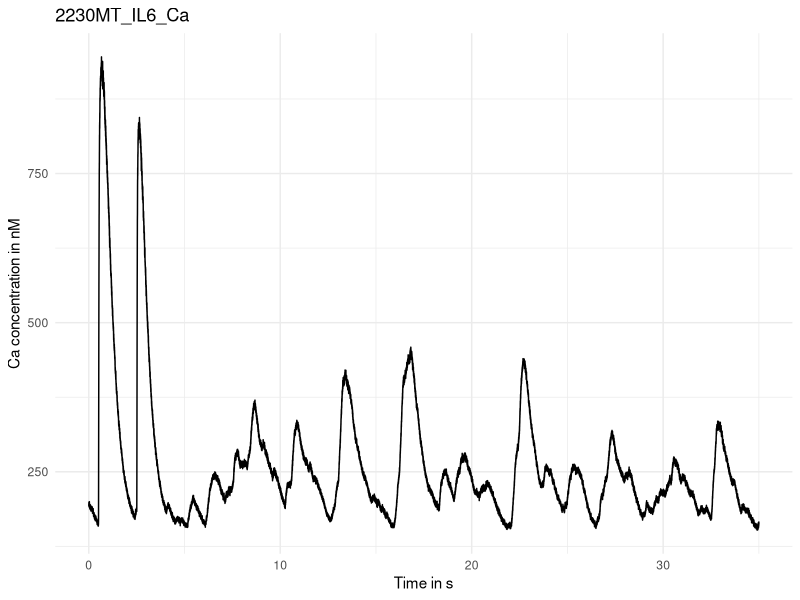
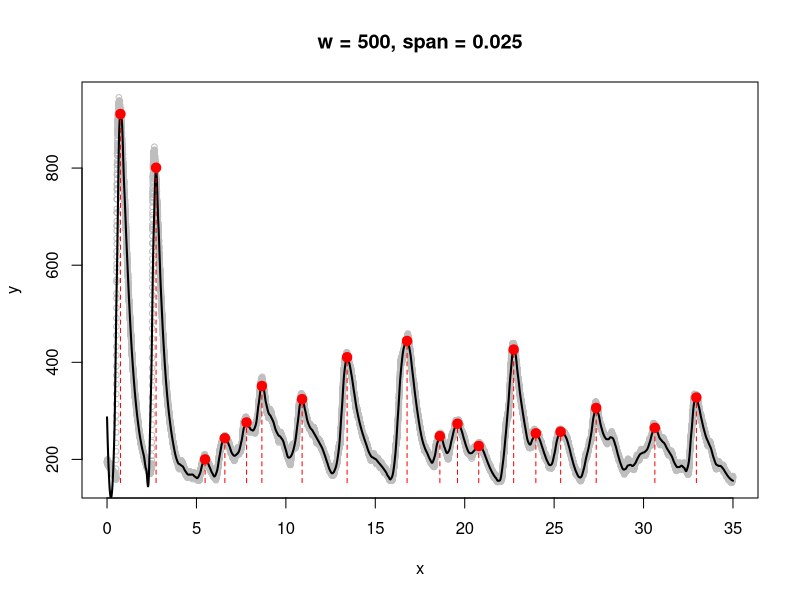
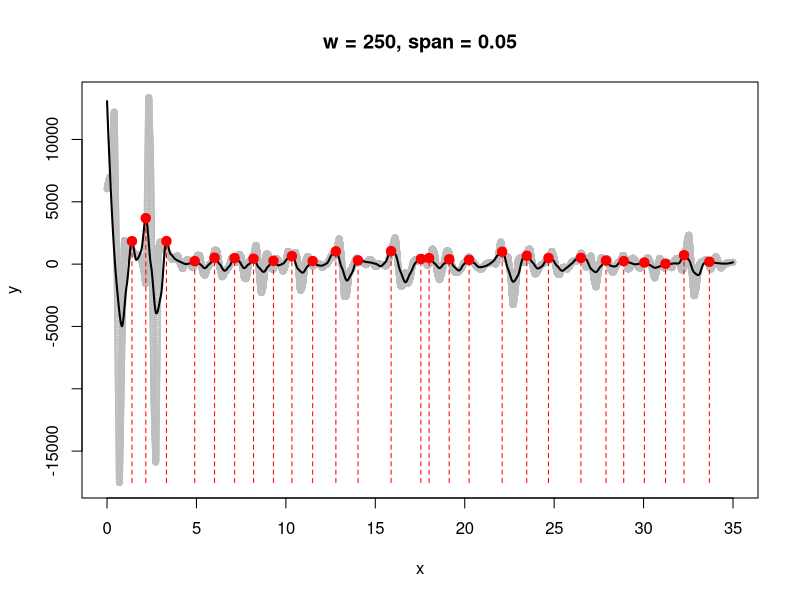
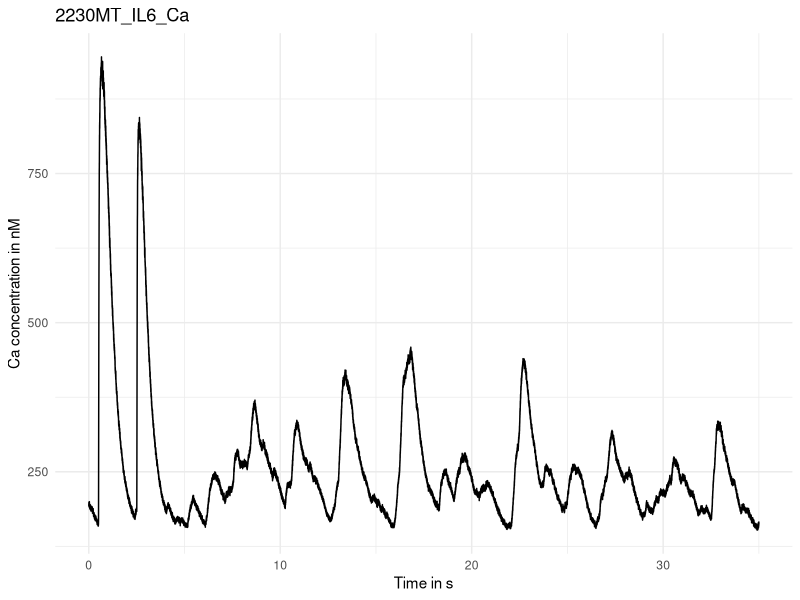
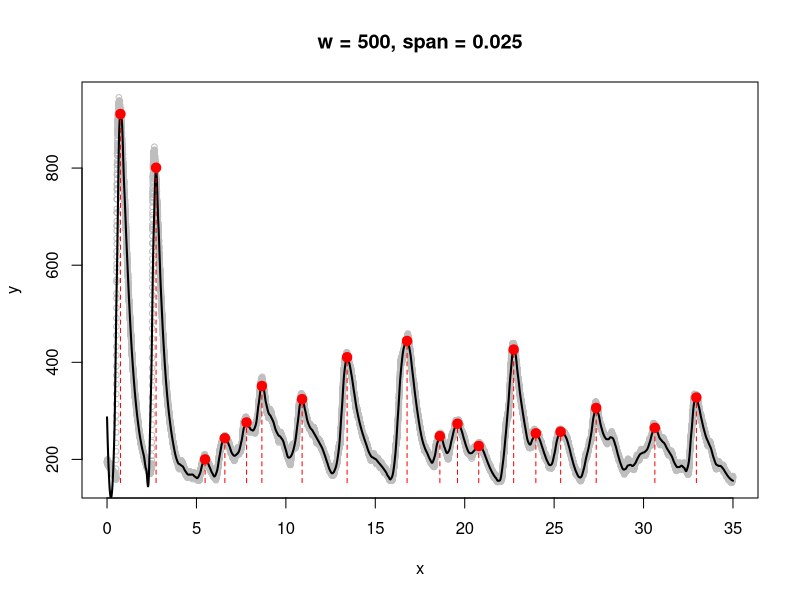
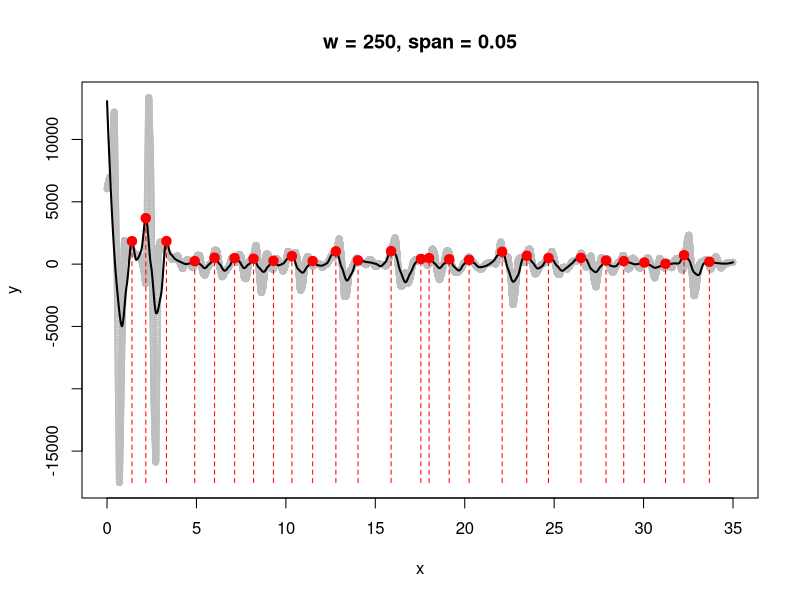
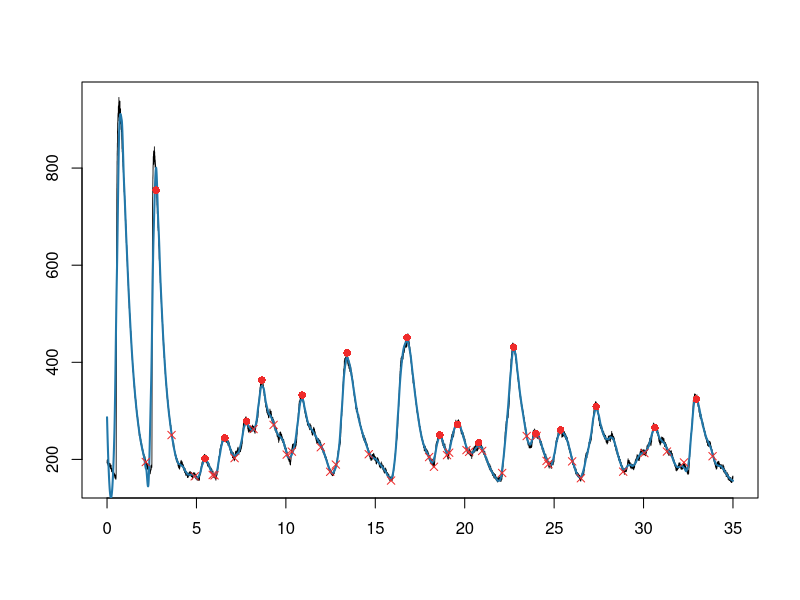
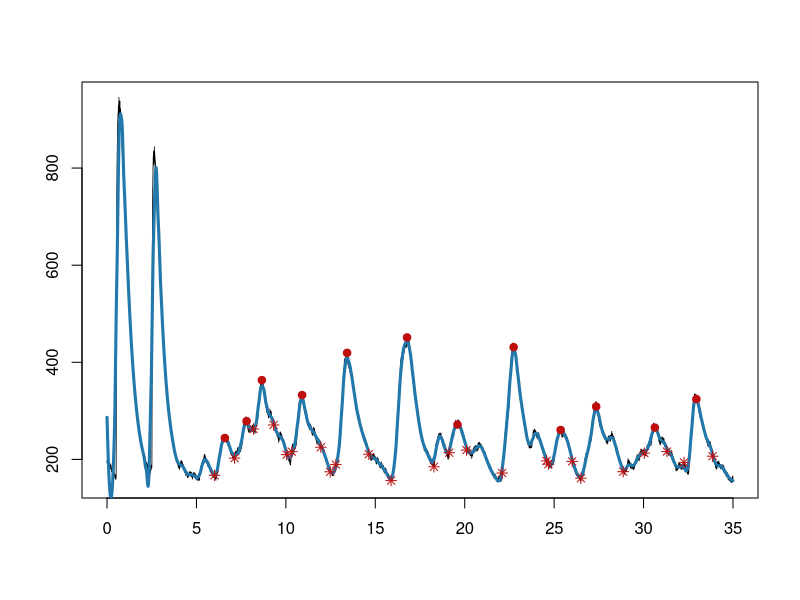

These charts were generated, in order, by the following R code:

library(ggplot2)
library(dplyr)

#load data
data = read.csv("sCaE_example.csv")
data = data[c(0:35001),]


#y = data$Trace..1..mV.
#x = data$Time.from.zero..s.
y=data[,2]
x=data[,1]
cellname="2230MT_IL6_Ca"
original_x = data[,1]
original_y = data[,2]
  
peakdet = function(x, y, w=1, ...) {
  require(zoo)
  n = length(y)
  y.smooth = loess(y ~ x, ...)$fitted
  y.max = rollapply(zoo(y.smooth), 2*w+1, max, align="center")
  delta = y.max - y.smooth[-c(1:w, n+1-1:w)]
  i.max = which(delta <= 0) + w
  list(x=x[i.max], i=i.max, y.hat=y.smooth)
}

peakdet_test = function(w, span, filename) {
  peaks = peakdet(x, y, w=w, span=span)
  
  plot(x, y, cex=0.75, col="Gray", main=paste("w = ", w, ", span = ", span, sep=""))
  lines(x, peaks$y.hat,  lwd=2)
  y.min = min(y)
  sapply(peaks$i, function(i) lines(c(x[i],x[i]), c(y.min, peaks$y.hat[i]), col="Red", lty=2))
  points(x[peaks$i], peaks$y.hat[peaks$i], col="Red", pch=19, cex=1.25)
  
  # Save plot
  png(filename, width = 8, height = 5, units = "in", res = 600)
  plot(x, y, cex=0.75, col="Gray", main=paste("w = ", w, ", span = ", span, sep=""))
  lines(x, peaks$y.hat,  lwd=2)
  y.min = min(y)
  sapply(peaks$i, function(i) lines(c(x[i],x[i]), c(y.min, peaks$y.hat[i]), col="Red", lty=2))
  points(x[peaks$i], peaks$y.hat[peaks$i], col="Red", pch=19, cex=1.25)
  dev.off()
}

p = ggplot(data = data.frame(x = x, y = y), aes(x, y)) +
  geom_line() +
  labs(
    title = cellname,             
    x = "Time in s",              
    y = "Ca concentration in nM"  
  ) +
  theme_minimal()
p
filename = paste(cellname, "_original.png", sep = "")
ggsave(filename, p, width = 6, height = 4)


#filename = paste(cellname, "_test.png", sep = "")
peakdet_test(500, 0.025, filename)
peaks = peakdet(x, y, w=500, span=0.025)



fitted = loess(y ~ x, span = 0.025)
# Get smoothed y-values
smoothed_y = fitted$fitted
# Calculate the finite differences (approximate derivative)
dx = diff(x)
dy = diff(smoothed_y)
slope = dy / dx
x2 = x[-length(x)]
y2 = slope
fitted2 = loess(y2 ~ x2, span = 0.01)
# Get smoothed y-values
smoothed_y2 = fitted2$fitted
# Calculate the finite differences (approximate derivative)
dx2 = diff(x2)
dy2 = diff(smoothed_y2)
slope2 = dy2 / dx2
x3 = x2[-length(x2)]
y3 = slope2
fitted3 = loess(y3 ~ x3, span = 0.01)
x4 = fitted3$x
y4 = fitted3$fitted
# Calculation of possible start points
x = x4
y = y4
filename = paste(cellname, "_startpoints_test.png", sep = "")
peakdet_test(250, 0.05, filename)
points = peakdet(x, y, w=250, span=0.05)
# Look for corresponding start point for each peak 
points_x <- points$x 
peaks_x <- peaks$x
# Finding next lower values
start <- numeric(length(peaks_x))

for (i in 1:length(peaks_x)) {
  lower_values <- points_x[points_x < peaks_x[i]]
  if (length(lower_values) > 0) {
    start[i] <- max(lower_values)
  } else {
    start[i] <- NA  # No lower value found
  }
}

#reset x and y
y = original_y
x = original_x



#results table
res = data.frame(Time = x, Signal = y)
colnames(res)<-c("Time","Signal")
results_peaks = res %>%
  filter(Time %in% c(peaks$x))
results_peaks$Start_x = start
results_start = res %>%
  filter(Time %in% c(start))
colnames(results_start) = c("Start_x", "Start_y")
results = merge(results_peaks, results_start, by = "Start_x", all.x = TRUE)
colnames(results) = c("Start_x", "Peak_x", "Peak_y", "Start_y")
results = na.omit(results)
results



#find endpoints
peak_locations = results$Peak_x
peak_values = results$Peak_y
peak_baseline = results$Start_y
# Calculate the threshold as 90% of each peak's value
thresholds = peak_baseline + (peak_values - peak_baseline)*0.1
# Initialize vectors to store the x, y, and duration values
new_x = numeric(length(peak_locations))
new_y = numeric(length(peak_locations))
durations = numeric(length(peak_locations))
# Loop through each peak
for (i in 1:length(peak_locations)) {
  peak_loc = peak_locations[i]
  peak_val = peak_values[i]
  # Find the index in the x vector that corresponds to the peak location
  peak_index = which(x == peak_loc)
  # Find the index of the first point after the peak that drops below the threshold
  found_point = FALSE  # Flag to indicate if point is found
  for (j in (peak_index + 1):(length(x))) {
    if (y[j] < thresholds[i] && !found_point) {
      new_x[i] = x[j]
      new_y[i] = y[j]
      durations[i] = x[j] - peak_loc
      found_point = TRUE  # Mark the point as found
    }
  }
}
# Add new columns to the res_filtered table
results$End_x <- new_x
results$End_y <- new_y



#plot points
filename = paste(cellname, "_endpoints.png", sep = "")
png(filename, width = 8, height = 5, units = "in", res = 600)
dev.off()
dev.off()
plot(x,y,type="l",ylab="",xlab="",lwd=0.8)
lines(x = fitted$x, y = fitted$fitted, type = "l", col = "#2278AA", lwd = 2)
points(x = results$Peak_x, y = results$Peak_y , type="p", col="#EF2B2B", pch = 16)
points(x = results$Start_x, y = results$Start_y, type="p", col="#EF2B2B", pch = 4)
points(x = results$End_x, y = results$End_y , type="p", col="#EF2B2B", pch = 4)



#calculate parameters
results$Duration = results$End_x - results$Start_x
results$Amplitude = results$Peak_y - results$Start_y
# Calculate areas
areas = numeric(nrow(results))
curve_x <- original_x  # Replace with your x-values
curve_y <- original_y # Replace with your y-values
# Loop through each row of the data frame
for (i in 1:nrow(results)) {
  x = c(results$Start_x[i], results$End_x[i])  # x-coordinates of the points
  y = c(results$Start_y[i], results$End_y[i])  # y-coordinates of the points
  # Calculate the slope (m) and y-intercept (b)
  m = (y[2] - y[1]) / (x[2] - x[1])  # Slope
  b = y[1] - m * x[1]  # Y-intercept
  # Limit the curve values to the range defined by the two points
  curve_x_range = curve_x[curve_x >= x[1] & curve_x <= x[2]]
  curve_y_range = curve_y[curve_x >= x[1] & curve_x <= x[2]]
  # Calculate the limited linear line y values within the range
  limited_line_y_range = m * curve_x_range + b
  # Calculate the area using the trapezoidal rule
  areas[i] = sum(abs(curve_y_range - limited_line_y_range) * (curve_x_range[2] - curve_x_range[1]))
}
# Add the calculated areas to the data frame
results$Area = areas
filename = paste(cellname, "_final.csv", sep = "")
write.csv(results,filename)







y = original_y
x = original_x


#filter results
results_filtered = results %>%
  filter(Amplitude > 50)
results_filtered = results_filtered %>%
  filter(Start_x > 5)



##plot and save results
# Plot
filename = paste(cellname, "_final.png", sep = "")
png(filename, width = 8, height = 5, units = "in", res = 600)
plot(x,y,type="l",ylab="",xlab="",lwd=0.8) 
#lines(x = fitted$x, y = fitted$fitted, type = "l", col = "#F68989", lwd = 2)
lines(x = fitted$x, y = fitted$fitted, type = "l", col = "#2278AA", lwd = 3)
points(x = results_filtered$Peak_x, y = results_filtered$Peak_y , type="p", col="#BE0E0E", pch = 19)
points(x = results_filtered$Start_x, y = results_filtered$Start_y, type="p", col="#BE0E0E", pch = 8)
points(x = results_filtered$End_x, y = results_filtered$End_y , type="p", col="#BE0E0E", pch = 8)
dev.off()
# Save csv 
filename = paste(cellname, "_final.csv", sep = "")
write.csv(results_filtered, filename)


